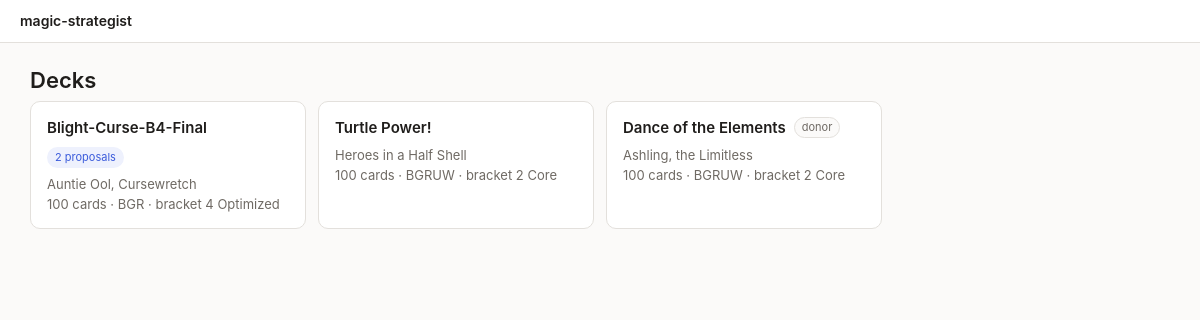
The page / on the database its author committed.
### tables this page shows
CREATE TABLE decks (
    id                  INTEGER PRIMARY KEY,
    location_id         INTEGER NOT NULL UNIQUE REFERENCES locations(id) ON DELETE CASCADE,
    slug                TEXT NOT NULL UNIQUE,
    name                TEXT NOT NULL,
    commander_oracle_id TEXT REFERENCES cards(oracle_id),
    partner_oracle_id   TEXT REFERENCES cards(oracle_id),
    color_identity      TEXT,
    target_bracket      INTEGER CHECK (target_bracket BETWEEN 1 AND 5),
    is_registered       INTEGER NOT NULL DEFAULT 0,
    -- active: kept assembled and held to exactly 100.
    -- donor:  cannibalised for parts. Its cards count as available inventory,
    --         its list is not held to 100, and it makes no claim on a card
    --         that an active deck also wants.
    -- retired: kept for the record only.
    status              TEXT NOT NULL DEFAULT 'active'
                        CHECK (status IN ('active', 'donor', 'retired')),
    notes               TEXT
);

CREATE TABLE cards (
    oracle_id        TEXT PRIMARY KEY,
    name             TEXT NOT NULL,
    mana_cost        TEXT,
    mana_value       REAL,
    type_line        TEXT,
    oracle_text      TEXT,
    power            TEXT,
    toughness        TEXT,
    loyalty          TEXT,
    colors           TEXT,                    -- WUBRG subset, '' = colorless
    color_identity   TEXT NOT NULL DEFAULT '',-- WUBRG subset, sorted
    keywords         TEXT,                    -- JSON array
    layout           TEXT,
    card_faces       TEXT,                    -- JSON array; NULL when single-faced
    is_game_changer  INTEGER NOT NULL DEFAULT 0,
    is_basic_land    INTEGER NOT NULL DEFAULT 0,
    is_token         INTEGER NOT NULL DEFAULT 0,
    is_legendary     INTEGER NOT NULL DEFAULT 0,
    can_be_commander INTEGER NOT NULL DEFAULT 0,
    scryfall_uri     TEXT,
    enriched_at      TEXT
);

### app/main.py (the view)
@app.get("/", response_class=HTMLResponse)
def index(request: Request):
    conn = q.connect()
    try:
        decks = q.list_decks(conn)
    finally:
        conn.close()
    if len(decks) == 1:
        return RedirectResponse(f"/deck/{decks[0]['slug']}")
    return templates.TemplateResponse("index.html", {"request": request, "decks": decks})

### app/templates/index.html
{% extends "base.html" %}
{% block content %}
<div class="wrap">
  <h1>Decks</h1>
  <div class="deck-list">
    {% for d in decks %}
    <a class="deck-card" href="/deck/{{ d.slug }}">
      <div class="deck-card-head">
        <span class="deck-name">{{ d.name }}</span>
        {% if d.status != 'active' %}<span class="pill pill-muted">{{ d.status }}</span>{% endif %}
        {% if d.open_proposals %}<span class="pill pill-accent">{{ d.open_proposals }} proposal{{ 's' if d.open_proposals != 1 }}</span>{% endif %}
      </div>
      <div class="deck-meta">
        {{ d.commander or 'commander not identified' }}
      </div>
      <div class="deck-meta">
        {{ d.size }} cards · {{ d.color_identity or 'C' }} ·
        bracket {{ d.target_bracket or '—' }} {{ d.bracket_name }}
      </div>
    </a>
    {% endfor %}
  </div>
</div>
{% endblock %}

### app/templates/base.html (shortened to what this page needs)
<!doctype html>
<html lang="en">
<head>
  <link rel="stylesheet" href="{{ asset('app.css') }}">
</head>
<body>
  <header class="topbar">
    <a href="/" class="brand">magic-strategist</a>
  </header>
  <main>{% block content %}{% endblock %}</main>
</body>
</html>

### app/static/app.css (style rules this page uses)
:root { --bg: #fbfaf9; --surface: #ffffff; --border: #e3e0dc; --text: #1f1d1b; --muted: #6f6a64; --dim: #98928a; --cut: #b3261e; --cut-bg: #fdecea; --add: #1e6b3a; --add-bg: #e8f5ec; --warn: #8a5a00; --warn-bg: #fdf3e0; --accent: #3b5bdb; --accent-bg: #eef1fd; --radius: 10px; }
* { box-sizing: border-box; }
body { margin: 0; background: var(--bg); color: var(--text); font: 15px/1.55 -apple-system, BlinkMacSystemFont, "Segoe UI", Roboto, sans-serif; }
h1 { font-size: 22px; font-weight: 600; margin: 0 0 4px; }
a { color: inherit; }
.wrap { max-width: 1180px; margin: 0 auto; padding: 20px 20px 80px; }
.topbar { position: sticky; top: 0; z-index: 20; display: flex; align-items: center; gap: 14px; padding: 10px 20px; background: var(--surface); border-bottom: 1px solid var(--border); }
.brand { font-weight: 600; text-decoration: none; font-size: 14px; }
.deck-list { display: grid; grid-template-columns: repeat(auto-fill, minmax(260px, 1fr)); gap: 12px; }
.deck-card { display: block; text-decoration: none; background: var(--surface); border: 1px solid var(--border); border-radius: var(--radius); padding: 14px 16px; }
.deck-card-head { display: flex; align-items: center; gap: 8px; flex-wrap: wrap; margin-bottom: 6px; }
.deck-name { font-weight: 600; }
.deck-meta { color: var(--muted); font-size: 13px; }
.pill { font-size: 11px; padding: 1px 7px; border-radius: 20px; border: 1px solid var(--border); color: var(--muted); }
.pill-accent { background: var(--accent-bg); color: var(--accent); border-color: transparent; }
.pill-muted { background: var(--bg); }

### rows shown on the page
decks: name "Blight-Curse-B4-Final", open_proposals "2", open_proposals "s", name "Auntie Ool, Cursewretch", size "100", color_identity "BGR", target_bracket "4", bracket_name "Optimized"
decks: name "Turtle Power!", name "Heroes in a Half Shell", size "100", color_identity "BGRUW", target_bracket "2", bracket_name "Core"
decks: name "Dance of the Elements", status "donor", name "Ashling, the Limitless", size "100", color_identity "BGRUW", target_bracket "2", bracket_name "Core"
